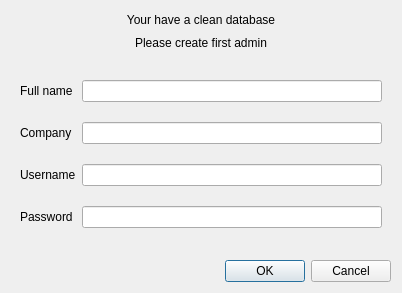
<?xml version="1.0" encoding="UTF-8"?>
<ui version="4.0">
 <class>AddAdminDialog</class>
 <widget class="QDialog" name="AddAdminDialog">
  <property name="geometry">
   <rect>
    <x>0</x>
    <y>0</y>
    <width>402</width>
    <height>293</height>
   </rect>
  </property>
  <property name="windowTitle">
   <string>Create first admin</string>
  </property>
  <layout class="QVBoxLayout" name="verticalLayout">
   <item>
    <widget class="QLabel" name="msg_1Label">
     <property name="minimumSize">
      <size>
       <width>0</width>
       <height>17</height>
      </size>
     </property>
     <property name="maximumSize">
      <size>
       <width>16777215</width>
       <height>17</height>
      </size>
     </property>
     <property name="text">
      <string>Your have a clean database</string>
     </property>
     <property name="alignment">
      <set>Qt::AlignCenter</set>
     </property>
    </widget>
   </item>
   <item>
    <widget class="QLabel" name="msg_2Label">
     <property name="minimumSize">
      <size>
       <width>0</width>
       <height>17</height>
      </size>
     </property>
     <property name="maximumSize">
      <size>
       <width>16777215</width>
       <height>17</height>
      </size>
     </property>
     <property name="text">
      <string>Please create first admin</string>
     </property>
     <property name="alignment">
      <set>Qt::AlignCenter</set>
     </property>
    </widget>
   </item>
   <item>
    <widget class="QWidget" name="widget" native="true">
     <layout class="QGridLayout" name="gridLayout">
      <item row="0" column="0">
       <widget class="QLabel" name="fullNameLabel">
        <property name="text">
         <string>Full name</string>
        </property>
       </widget>
      </item>
      <item row="0" column="1">
       <widget class="QLineEdit" name="fullNameEdit"/>
      </item>
      <item row="1" column="0">
       <widget class="QLabel" name="companyNameLabel">
        <property name="text">
         <string>Company</string>
        </property>
       </widget>
      </item>
      <item row="1" column="1">
       <widget class="QLineEdit" name="companyNameEdit"/>
      </item>
      <item row="2" column="0">
       <widget class="QLabel" name="usernameLabel">
        <property name="text">
         <string>Username</string>
        </property>
       </widget>
      </item>
      <item row="2" column="1">
       <widget class="QLineEdit" name="usernameEdit"/>
      </item>
      <item row="3" column="0">
       <widget class="QLabel" name="label_6">
        <property name="text">
         <string>Password</string>
        </property>
       </widget>
      </item>
      <item row="3" column="1">
       <widget class="QLineEdit" name="passwordEdit"/>
      </item>
     </layout>
    </widget>
   </item>
   <item>
    <widget class="QDialogButtonBox" name="buttonBox">
     <property name="orientation">
      <enum>Qt::Horizontal</enum>
     </property>
     <property name="standardButtons">
      <set>QDialogButtonBox::Cancel|QDialogButtonBox::Ok</set>
     </property>
    </widget>
   </item>
  </layout>
 </widget>
 <resources/>
 <connections>
  <connection>
   <sender>buttonBox</sender>
   <signal>accepted()</signal>
   <receiver>AddAdminDialog</receiver>
   <slot>accept()</slot>
   <hints>
    <hint type="sourcelabel">
     <x>248</x>
     <y>254</y>
    </hint>
    <hint type="destinationlabel">
     <x>157</x>
     <y>274</y>
    </hint>
   </hints>
  </connection>
  <connection>
   <sender>buttonBox</sender>
   <signal>rejected()</signal>
   <receiver>AddAdminDialog</receiver>
   <slot>reject()</slot>
   <hints>
    <hint type="sourcelabel">
     <x>316</x>
     <y>260</y>
    </hint>
    <hint type="destinationlabel">
     <x>286</x>
     <y>274</y>
    </hint>
   </hints>
  </connection>
 </connections>
</ui>
